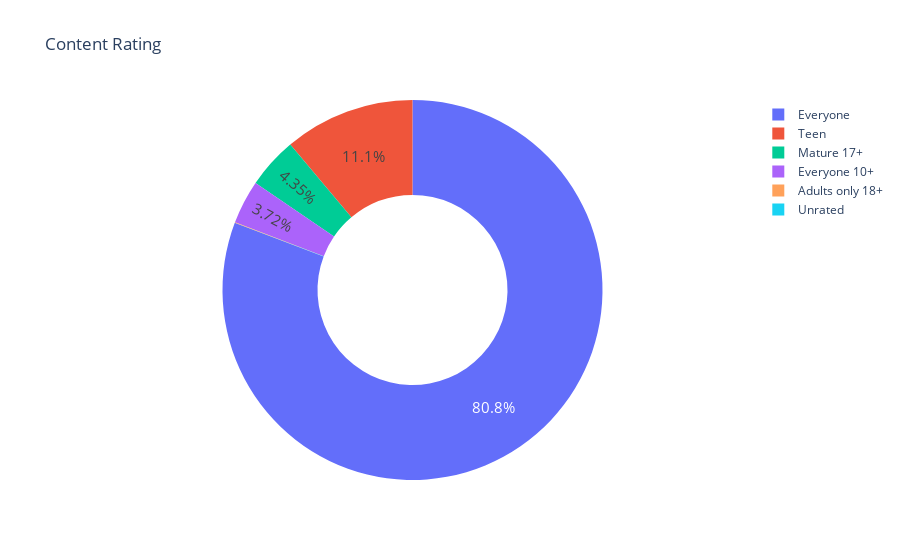

Notebook source saved alongside this figure:
### Code cell
# creating a doughtnuts chart content rating
fig = px.pie(labels=ratings.index,
values=ratings.values,
title="Content Rating",
names=ratings.index,
hole=0.5,
)
fig.update_traces(textposition='inside', textfont_size=15, textinfo='percent')

fig.show()

### Figure 1 — Plotly figure (JSON) as saved in the notebook; plotly's stock layout.template omitted (floating-point values rounded to 4 significant figures)
{"data": [{"domain": {"x": [0, 1], "y": [0, 1]}, "hole": 0.5, "hovertemplate": "label=%{label}<br>value=%{value}<extra></extra>", "labels": ["Everyone", "Teen", "Mature 17+", "Everyone 10+", "Adults only 18+", "Unrated"], "legendgroup": "", "name": "", "showlegend": true, "textfont": {"size": 15}, "textinfo": "percent", "textposition": "inside", "type": "pie", "values": [6621, 912, 357, 305, 3, 1]}], "layout": {"autosize": true, "legend": {"tracegroupgap": 0}, "title": {"text": "Content Rating"}}}
